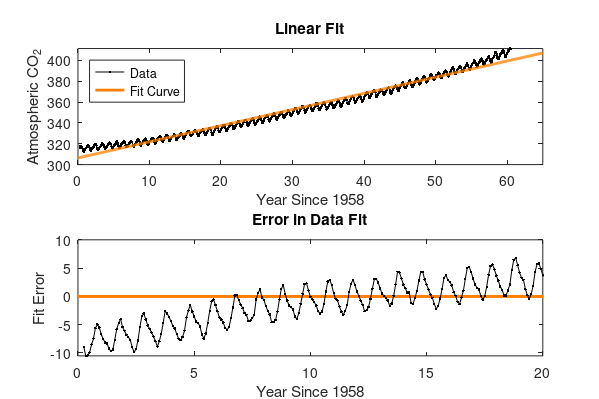
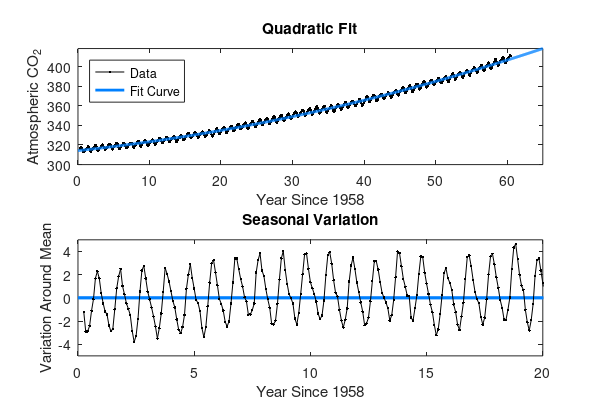
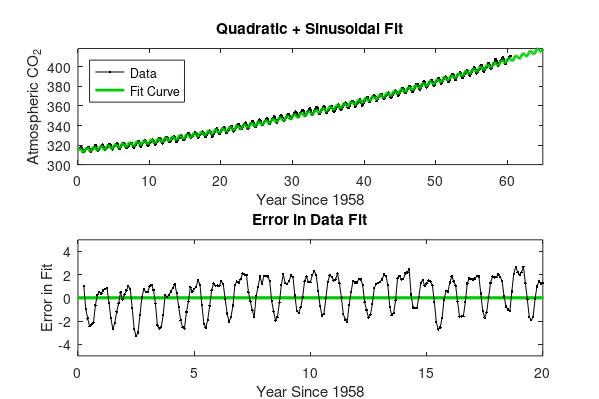

The MATLAB script that drew these images, in order: (Note: this script raises an error after producing the figures.)
load('CO2_data.mat');
y_20 = y(1:240);
t_20 = t(1:240);
t_65 = 0:1/12:65;

%Problem 2
coeffs_fitlinear = polyfit(t, y, 1);
A = coeffs_fitlinear(1);
B = coeffs_fitlinear(2);
y_fit_linear = @(t) A*t + B;

y_fitlinear = y_fit_linear([0:1/12:65]);

clf
set(gcf, 'position', [20 50 600 400], 'paperpositionmode', 'auto')
subplot(2,1,1);
hold on
box on
plot(t, y, 'LineStyle','-','Color','k','Marker','.')
plot(0:1/12:65, y_fitlinear, 'LineStyle','-','Color',[1 .5 0],'LineWidth',2)
axis([0 65 300 max(max(y_fitlinear), max(y))])
title('Linear Fit')
ylabel('Atmospheric CO_2')
xlabel('Year Since 1958')
legend('Data','Fit Curve','Location','northwest')
hold off

y_fitlinear_20 = y_fit_linear(t_20);
fit_error_20 = y_fitlinear_20 - y_20;
subplot(2,1,2); 
hold on
box on
plot([0 240], zeros(2), 'LineStyle','-','Color',[1 .5 0],'LineWidth',2)
plot(t_20, fit_error_20, 'LineStyle','-','Color','k','Marker','.')
axis([0 20 min(fit_error_20) 10])
title('Error in Data Fit')
ylabel('Fit Error')
xlabel('Year Since 1958')
hold off

print(gcf, '-dpng', 'co2_fit_linear.png')

%Problem 4
coeffs_fitquadratic = polyfit(t, y, 2);
A2 = coeffs_fitquadratic(1);
B2 = coeffs_fitquadratic(2);
C2 = coeffs_fitquadratic(3);
y_fit_quadratic = @(t) A2*(t.^2) + B2*t + C2;

y_fitquadratic_65 = y_fit_quadratic(t_65);

clf
set(gcf, 'position', [20 50 600 400], 'paperpositionmode', 'auto')
subplot(2,1,1);
hold on
box on
plot(t, y, 'LineStyle','-','Color','k','Marker','.')
plot(t_65, y_fitquadratic_65, 'LineStyle','-','Color',[0 .5 1],'LineWidth',2)
axis([0 65 300 max(max(y), max(y_fitquadratic_65))])
title('Quadratic Fit')
ylabel('Atmospheric CO_2')
xlabel('Year Since 1958')
legend('Data','Fit Curve','Location','northwest')
hold off

y_fitquadratic_20 = y_fit_quadratic(t_20);
fit_error2_20 = y_fitquadratic_20 - y_20;
subplot(2,1,2); 
hold on
box on
plot([0 240], zeros(2), 'LineStyle','-','Color',[0 .5 1],'LineWidth',2)
plot(t_20, fit_error2_20, 'LineStyle','-','Color','k','Marker','.')
axis([0 20 -5 5])
title('Seasonal Variation')
ylabel('Variation Around Mean')
xlabel('Year Since 1958')
hold off

print(gcf, '-dpng', 'co2_fit_quad.png')

%Problem 6
M_fitquadsinu = [sum(t.^4) sum(t.^3) sum(t.^2) sum(sin(2*pi.*t).*t.^2) 
    sum(t.^3) sum(t.^2) sum(t) sum(sin(2*pi.*t).*t)
    sum(t.^2) sum(t) n sum(sin(2*pi.*t))
    sum(t.^2.*sin(2*pi.*t)) sum(t.*sin(2*pi.*t)) sum(sin(2*pi.*t)) sum(sin(2*pi.*t).^2)];

b_fitquadsinu = [sum(y.*t.^2); sum(y.*t); sum(y); sum(y.*sin(2*pi.*t))];

coeffs_fitquadsinu = M_fitquadsinu\b_fitquadsinu;
A3 = coeffs_fitquadsinu(1);
B3 = coeffs_fitquadsinu(2);
C3 = coeffs_fitquadsinu(3);
D3 = coeffs_fitquadsinu(4);
y_fit_quadsinu = @(t) A3*(t.^2) + B3.*t + C3 + D3*sin(2*pi.*t);

y_fitquadsinu_65 = y_fit_quadsinu(t_65);

clf
set(gcf, 'position', [20 50 600 400], 'paperpositionmode', 'auto')
subplot(2,1,1);
hold on
box on
plot(t, y, 'LineStyle','-','Color','k','Marker','.')
plot(t_65, y_fitquadsinu_65, 'LineStyle','-','Color',[0 .8 0],'LineWidth',2)
axis([0 65 300 max(max(y), max(y_fitquadsinu_65))])
title('Quadratic + Sinusoidal Fit')
ylabel('Atmospheric CO_2')
xlabel('Year Since 1958')
legend('Data','Fit Curve','Location','northwest')
hold off

y_fitquadsinu_20 = y_fit_quadsinu(t_20);
fit_error3_20 = y_fitquadsinu_20 - y_20;
subplot(2,1,2); 
hold on
box on
plot([0 240], zeros(2), 'LineStyle','-','Color',[0 .8 0],'LineWidth',2)
plot(t_20, fit_error3_20, 'LineStyle','-','Color','k','Marker','.')
axis([0 20 -5 5])
title('Error in Data Fit')
ylabel('Error in Fit')
xlabel('Year Since 1958')
hold off

print(gcf, '-dpng', 'co2_fit_quadsinu.png')

%Problem 8
A = 0.03;
B = -100;
C = 300;
coeff_exp = fminsearch('cal_error',[A B C],[],t,y);

A = coeff_exp(1);
B = coeff_exp(2);
C = coeff_exp(3);
y_fit_exp = @(t) exp(A.*(t-B)) + C;

y_fitexp_65 = y_fit_exp(t_65);
clf
set(gcf, 'position', [20 50 600 400], 'paperpositionmode', 'auto')
subplot(2,1,1);
hold on
box on
plot(t, y, 'LineStyle','-','Color','k','Marker','.')
plot(t_65, y_fitexp_65, 'LineStyle','-','Color',[0.75 0 1],'LineWidth',2)
axis([0 65 300 max(max(y), max(y_fitexp_65))])
title('Exponential Fit')
ylabel('Atmospheric CO_2')
xlabel('Year Since 1958')
legend('Data','Fit Curve','Location','northwest')
hold off

y_fitexp_20 = y_fit_exp(t_20);
fit_error4_20 = y_fitexp_20 - y_20;
subplot(2,1,2); 
hold on
box on
plot([0 240], zeros(2), 'LineStyle','-','Color',[0.75 0 1],'LineWidth',2)
plot(t_20, fit_error4_20, 'LineStyle','-','Color','k','Marker','.')
axis([0 20 -5 5])
title('Seasonal Variation')
ylabel('Variation Around Mean')
xlabel('Year Since 1958')
hold off

print(gcf, '-dpng', 'co2_fit_exp.png')

%Problem 10
A = 0.03;
B = -100;
C = 300;
D = 3;
E = 2*pi;
F = 0;
options = optimset('MaxFunEvals', 10000, 'MaxIter', 10000);
coeff_expsinu = fminsearch('cal_error2',[A B C D E F], options);

A = coeff_expsinu(1);
B = coeff_expsinu(2);
C = coeff_expsinu(3);
D = coeff_expsinu(4);
E = coeff_expsinu(5);
F = coeff_expsinu(6);
y_fit_expsinu = @(t) exp(A.*(t-B)) + C + D.*sin(E.*(t-F));

y_fitexpsinu_65 = y_fit_expsinu(t_65);
clf
set(gcf, 'position', [20 50 600 400], 'paperpositionmode', 'auto')
subplot(2,1,1);
hold on
box on
plot(t, y, 'LineStyle','-','Color','k','Marker','.')
plot(t_65, y_fitexpsinu_65, 'LineStyle','-','Color',[1 0 .25],'LineWidth',2)
axis([0 65 300 max(max(y), max(y_fitexpsinu_65))])
title('Exponential + Sinusoidal Fit')
ylabel('Atmospheric CO_2')
xlabel('Year Since 1958')
legend('Data','Fit Curve','Location','northwest')
hold off

y_fitexpsinu_20 = y_fit_expsinu(t_20);
fit_error5_20 = y_fitexpsinu_20 - y_20;
subplot(2,1,2); 
hold on
box on
plot([0 240], zeros(2), 'LineStyle','-','Color',[1 0 .25],'LineWidth',2)
plot(t_20, fit_error5_20, 'LineStyle','-','Color','k','Marker','.')
axis([0 20 -5 5])
title('Error in Data Fit')
ylabel('Error in Fit')
xlabel('Year Since 1958')
hold off

print(gcf, '-dpng', 'co2_fit_expsinu.png')





